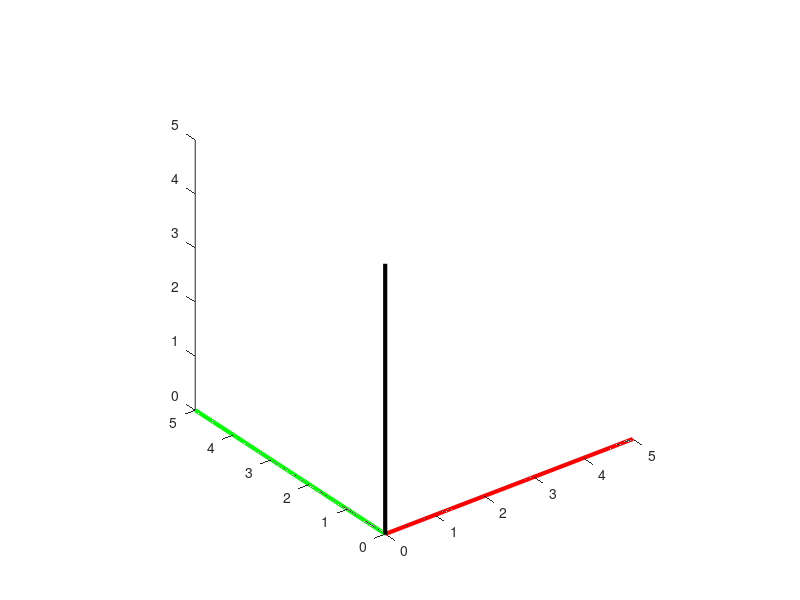

Here is the MATLAB script that generated this plot: (Note: this script raises an error after producing the figure.)
%%
magnitude=5;
fixed_frame=[magnitude magnitude magnitude 1 ; 0 0 0 1];

    plot3(fixed_frame(:,1),[0;0],[0;0],'r','LineWidth',3)
    hold on
    plot3([0;0],fixed_frame(:,2),[0;0],'g','LineWidth',3)
    plot3([0;0],[0;0],fixed_frame(:,3),'k','LineWidth',3)
    axis equal
    scatter3(leg.h1.p(1),leg.h1.p(2),leg.h1.p(3),'filled','y','MarkerEdgeColor','k');
    scatter3(leg.h2.p(1),leg.h2.p(2),leg.h2.p(3),'filled','y','MarkerEdgeColor','k');
    fill3([leg.h1.p(1);leg.h2.p(1)],[leg.h1.p(2);leg.h2.p(2)],[leg.h1.p(3);leg.h2.p(3)],'b');
    
   scatter3(leg.foot(1),leg.foot(2),leg.foot(3),'filled','k','MarkerEdgeColor','k');
   
   scatter3(leg.h1.k.p(1),leg.h1.k.p(2),leg.h1.k.p(3), 'filled','g','MarkerEdgeColor','k');
   scatter3(leg.h2.k.p(1),leg.h2.k.p(2),leg.h2.k.p(3), 'filled','g','MarkerEdgeColor','k');
   
   plot3([leg.h1.p(1),leg.h1.k.p(1),leg.foot(1)],[leg.h1.p(2),leg.h1.k.p(2),leg.foot(2)],[leg.h1.p(3),leg.h1.k.p(3),leg.foot(3)],'LineWidth',3,'color','b')
   plot3([leg.h2.p(1),leg.h2.k.p(1),leg.foot(1)],[leg.h2.p(2),leg.h2.k.p(2),leg.foot(2)],[leg.h2.p(3),leg.h2.k.p(3),leg.foot(3)],'LineWidth',3,'color','b')
    
   axis([-12 12 -12 12 -20 12]) 
%     drawnow
    hold off
    